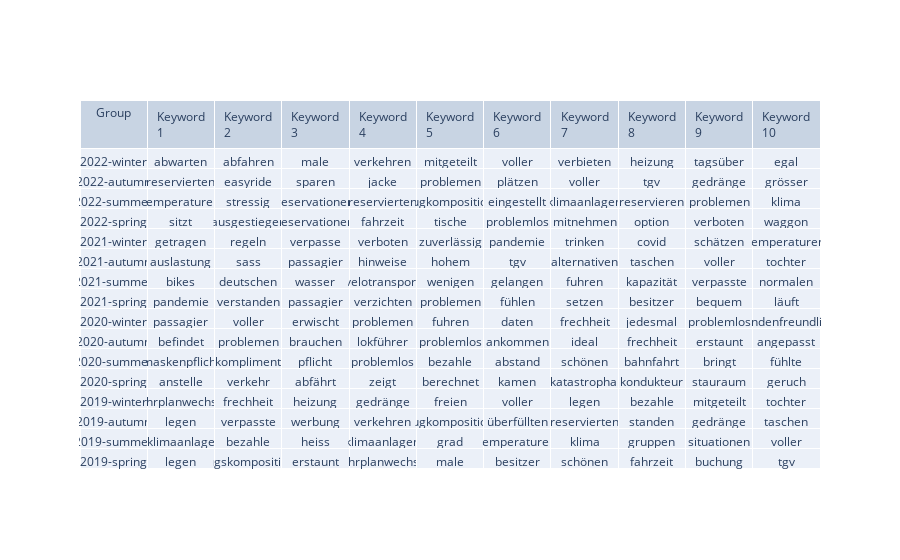

The notebook cell saved with this chart:
### Code cell
yearseason_keywords = find_trending_keywords_diff_normaized(df_text, filter_column='yearseason', text_column='text_preprocessed_tokenized')
yearseason_keywords = trending_keywords_to_dataframe(yearseason_keywords)
# yearseason_keywords
create_export_table(convert_resulttable_to_wide_format(yearseason_keywords), filename="../../exports/tables/yearseason_keywords_group_specific.html")

### Figure 1 — Plotly figure (JSON) as saved in the notebook; plotly's stock layout.template omitted (floating-point values rounded to 4 significant figures; data arrays with more than 128 entries replaced by an {"elided": "..."} marker saying what was removed)
{"data": [{"cells": {"values": {"elided": "11x16 str values"}}, "header": {"values": ["Group", "Keyword 1", "Keyword 2", "Keyword 3", "Keyword 4", "Keyword 5", "Keyword 6", "Keyword 7", "Keyword 8", "Keyword 9", "Keyword 10"]}, "type": "table"}], "layout": {}}
